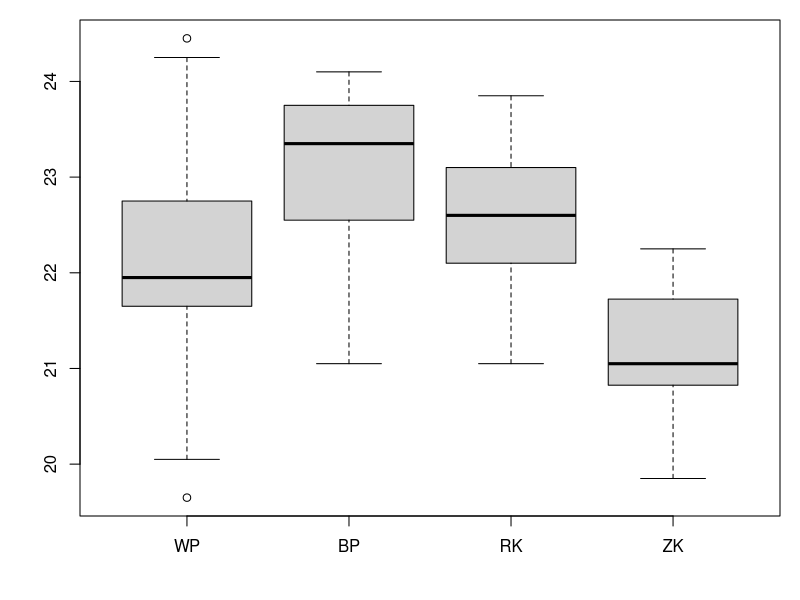
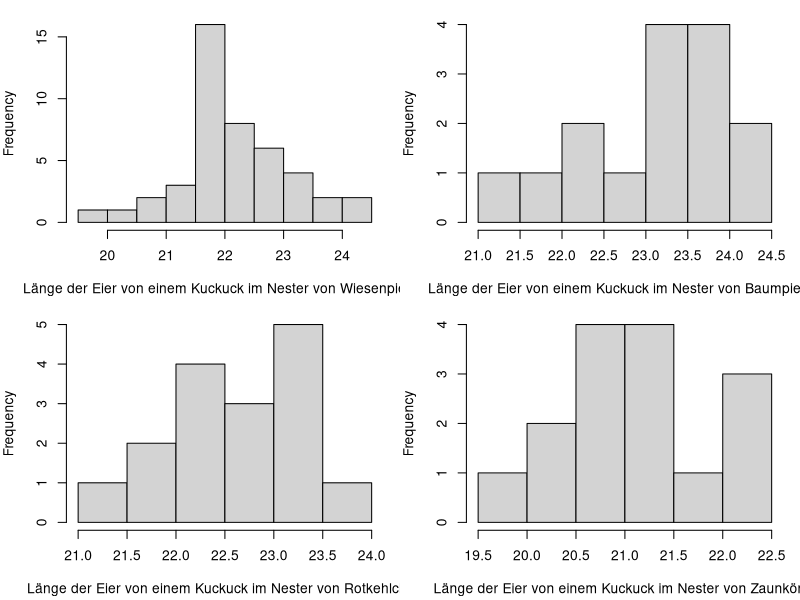
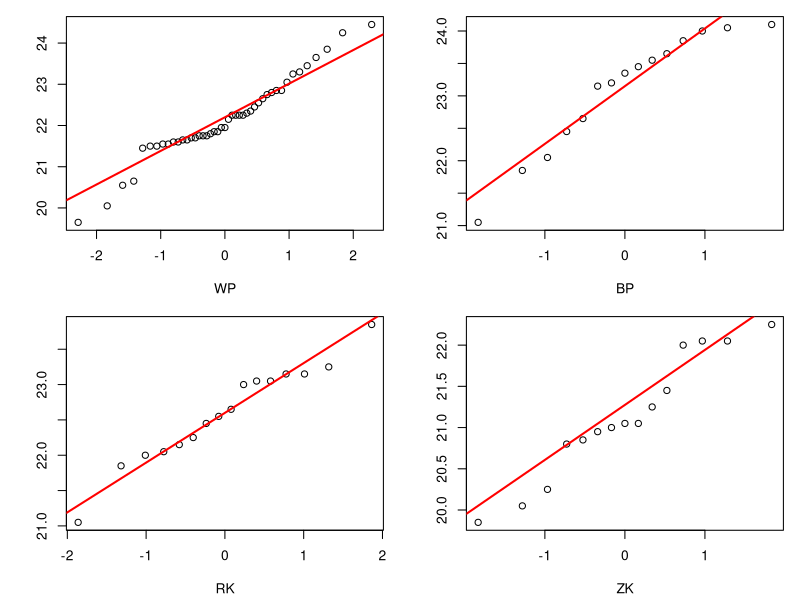

Here is the R script that generated these plots, in order:
library(ggplot2)
library(tidyr)

df <- read.table("Kuckuckseier.txt", header=TRUE)
dim(df)
head(df)

par(mar = c(4.2, 4, 1, 1))

boxplot(df, main="", names=c("WP", "BP", "RK", "ZK"))

par(mfrow = c(2, 2))
hist(df$WP, main = "", xlab = "Länge der Eier von einem Kuckuck im Nester von Wiesenpieper")
hist(df$BP, main = "", xlab = "Länge der Eier von einem Kuckuck im Nester von Baumpieper")
hist(df$RK, main = "", xlab = "Länge der Eier von einem Kuckuck im Nester von Rotkehlchen")
hist(df$ZK, main = "", xlab = "Länge der Eier von einem Kuckuck im Nester von Zaunkönig")

par(mfrow = c(2, 2))

for (i in 1:4){
  qqnorm(df[[i]], main = "",  xlab = colnames(df)[i], ylab = "")
  qqline(df[[i]], col = "red", lwd = 2)
}

par(mfrow = c(1, 1))
 
df_long <- stack(df)
colnames(df_long) <- c("value", "species")

one.way <- aov(value ~ species, data = df_long)
summary(one.way)

car::leveneTest(value ~ species, data = df_long)
